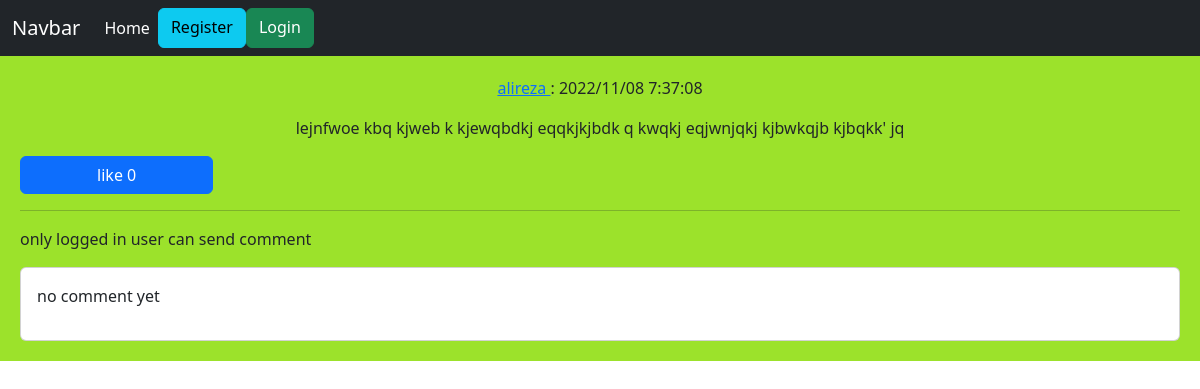
Page /post/9/lejnfwoe-kbq-kjweb-k-kjewqbdkj on the earlier database version.
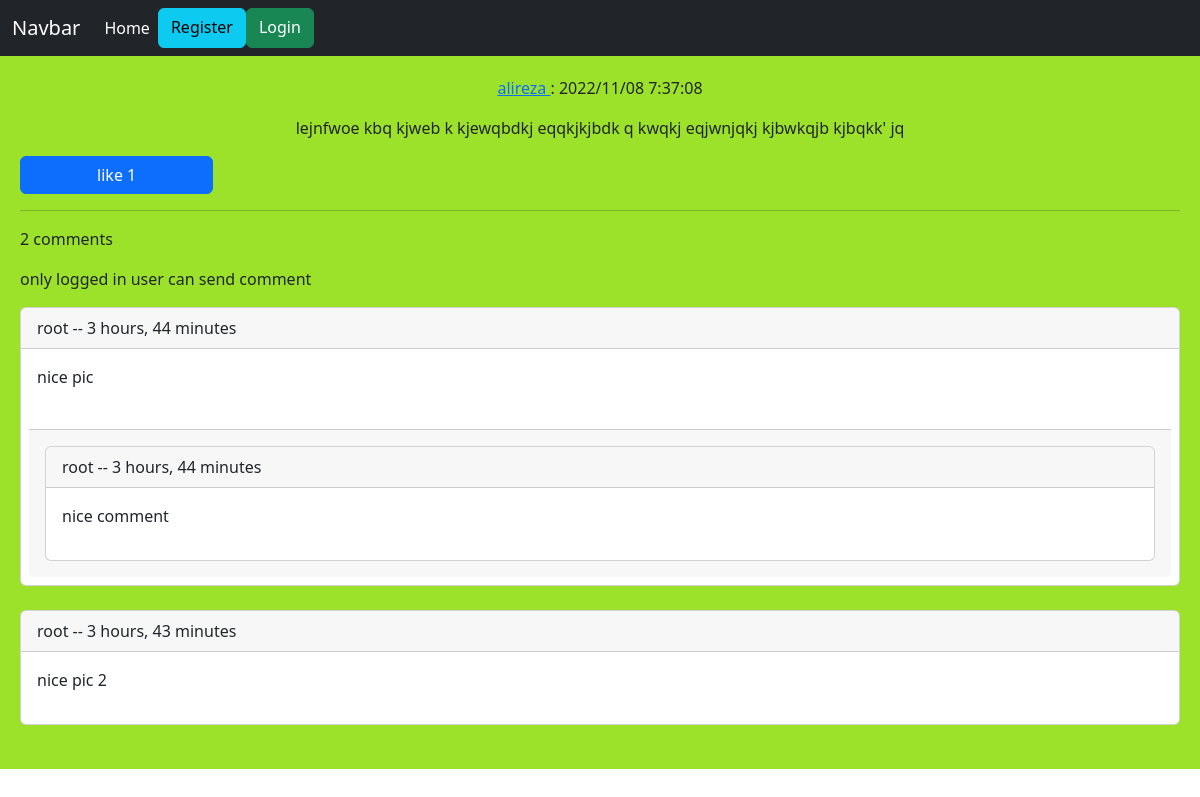
Same page on the later database version.
### home/models.py (models this page shows, shortened)
class Post(models.Model):
    user=models.ForeignKey(User,on_delete=models.CASCADE,related_name="posts")
    body=models.TextField()
    slug=models.SlugField(max_length=30)
    created=models.DateTimeField(auto_now_add=True)
    updated=models.DateTimeField(auto_now=True)
    class Meta:
        ordering=('-updated',)
    def like_count(self):
        return self.post_likes.count()

class Comment(models.Model):
    user=models.ForeignKey(User,on_delete=models.CASCADE,related_name='user_comment')
    post=models.ForeignKey(Post,on_delete=models.CASCADE,related_name='post_comment')
    reply=models.ForeignKey('self',on_delete=models.CASCADE,related_name='reply_comment',blank=True,null=True)
    is_reply=models.BooleanField(default=False)
    body=models.TextField(max_length=400)
    created=models.DateTimeField(auto_now_add=True)

### home/views.py (the view, shortened to what this page needs)
# urls.py: path('post/<int:post_id>/<slug:post_slug>',views.PostDetailView.as_view(),name='post_detail'),
class PostDetailView(View):
    form_class=CommentCreateForm
    form_class_reply=CommentReplyForm
    def setup(self, request, *args, **kwargs):
        self.post_instance=get_object_or_404(Post,pk=kwargs['post_id'],slug=kwargs['post_slug'])
        return super().setup(request, *args, **kwargs)
    def get(self, request, *args, **kwargs):
        comments = self.post_instance.post_comment.filter(is_reply=False)
        can_like=False
        if request.user.is_authenticated and self.post_instance.user_can_like(request.user):
            can_like=True
        return render(request, 'home/post_detail.html', {'post': self.post_instance, 'comments': comments,'form':self.form_class,'replyform':self.form_class_reply ,'can_like':can_like})

### home/templates/home/post_detail.html (shortened to what this page needs)
{% extends 'base.html' %}
{% block content %}
    <div class="text-center">
    <p> <a href="{% url 'account:profile_user' post.user.id %}">{{ post.user.username }}  </a>:  {{ post.updated|date:"Y/m/d  G:i:s" }}</p>
    <p>{{ post.body }}</p>
    </div>
    <a class="{% if can_like  %}disabled{% endif %} btn btn-primary col-md-2" href="{% url 'home:post_like' post.id %}"> like {{ post.like_count }}</a>
    <hr/>
     {% if comments %}
    <p> {{ comments.count }} comments </p>
    {% endif %}
    {% if request.user.is_authenticated %}
        <form action="" method="post">
            {% csrf_token %}
            {{ form.as_p }}
            <input type="submit" value="send">
        </form>
        <br/>
    {% else %}
        <p> only logged in user can send comment</p>
    {% endif %}
    {% for comment in comments %}
        <div class="card">
            <p class="card-header"> {{ comment.user }} -- {{ comment.created| timesince  }}</p>
            <p class="card-body">{{ comment.body }}</p>
            {% for reply in comment.reply_comment.all %}
                <div class="card-footer p-3 m-2">
                <div class="card">
                    <p class="card-header"> {{ reply.user }} -- {{ reply.created| timesince  }}</p>
                    <p class="card-body">{{ reply.body }}</p>
                </div>
                </div>
            {% endfor %}
        </div>
        <br/>
    {% empty %}
        <div class="card">
            <p class="card-body">no comment yet</p>
        </div>
    {% endfor %}
{% endblock %}

### templates/base.html (shortened to what this page needs)
<!DOCTYPE html>
<html lang="en">
<head>
    <link href="https://cdn.jsdelivr.net/npm/bootstrap@5.2.2/dist/css/bootstrap.min.css" rel="stylesheet"
>
</head>
<body>
{% include 'inc/navbar.html' %}
<div class="jumbotron">
    {% block content %}
    {% endblock %}
</div>
</body>
</html>

### templates/inc/navbar.html
<nav class="navbar navbar-expand-lg navbar-dark bg-dark">
    <div class="container-fluid">
        <a class="navbar-brand" href="#">Navbar</a>
        <div class="collapse navbar-collapse" id="navbarNavAltMarkup">
            <div class="navbar-nav"><a class="nav-link active" aria-current="page" href="{% url 'home:home' %}">Home</a>
                {% if not request.user.is_authenticated %}
                    <a class="btn btn-info" href="{% url 'account:register_user' %}">Register</a>
                    <a class="btn btn-success" href="{% url 'account:login_user' %}">Login</a>
                {% else %}
                    <a class="btn btn-info" href="{% url 'account:profile_user' request.user.id %}">profile "{{ request.user }}"</a>
                    <a class="btn btn-danger" href="{% url 'account:logout_user' %}">logout</a>
                {% endif %}
            </div>
        </div>
    </div>
</nav>

### templates/base.html (style rules this page uses)
.jumbotron { padding: 20px; margin-bottom: 20px; background-color: #9ce22b; }

Differences in the rows shown:
computed for Post "lejnfwoe kbq kjweb k kjewqbdkj eqqkjkjbdk q kwqkj eqjwnjqkj kjbwkqjb kjbqkk' jq": like_count "0" → "1"
added Comment: user "root", created "3 hours, 44 minutes", body "nice pic"
added Comment: user "root", created "3 hours, 44 minutes", body "nice comment"
added Comment: user "root", created "3 hours, 43 minutes", body "nice pic 2"
Other differences:
{{ comments.count }}: (not shown) → "2"
text no longer shown: "no comment yet"
text now shown: "comments"
